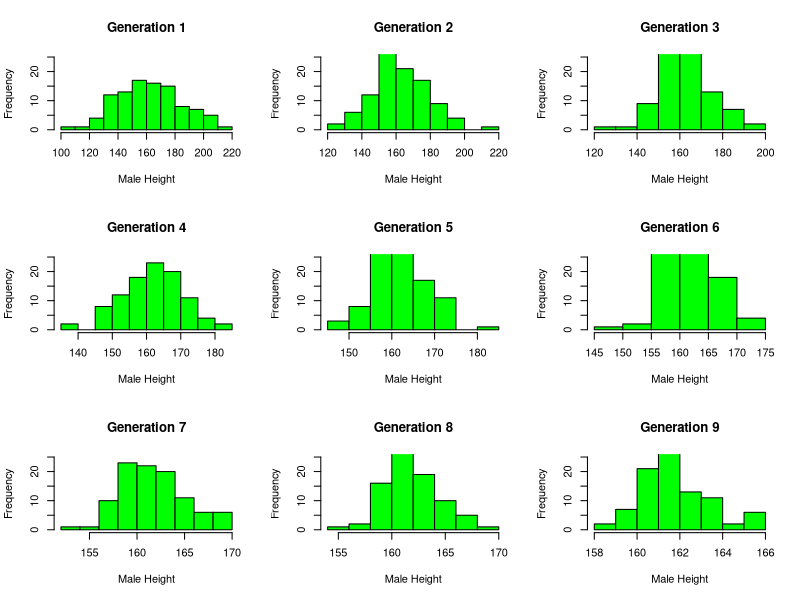
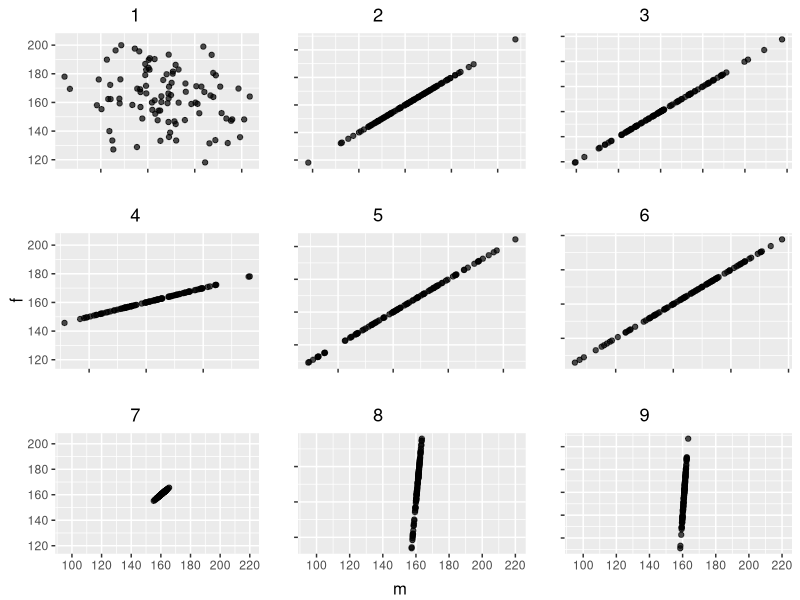

Recreate these plots in R, in order. (Note: this script raises an error after producing the figures.)
## ---- chunk 1
pop <- data.frame(m = rnorm(100, 160, 20), f = rnorm(100, 160, 20))


## ---- chunk 2
next_gen <- function(pop) {
    pop$m <- sample(pop$m)
    pop$m <- rowMeans(pop)
    pop$f <- pop$m
    pop
}
## ---- chunk 3
# Plotting the distribution of male heights for each generation
par(mfrow=c(3, 3)) 

for (i in 1:9) {
    hist(pop$m, main = paste("Generation", i), xlab = "Male Height", col = "green", ylim = c(0, 25))
    pop <- next_gen(pop)
}



## ---- chunk 4

# loading ggplot2, grid, and gridExtra
library(ggplot2)
library(grid)
library(gridExtra)

# Creating function to generate next generation
next_gen <- function(pop) {
  pop$m <- sample(pop$m)
  pop$m <- rowMeans(pop)
  pop$f <- pop$m
  pop
}

# Generating data for nine generations
populations <- list()
populations[[1]] <- data.frame(m = rnorm(100, 160, 20), f = rnorm(100, 160, 20))
for (i in 2:9) {
  populations[[i]] <- next_gen(populations[[i-1]])
}

# Creating a list to store ggplot objects
plots <- list()

# Generating scatter plots for each generation
for (i in 1:9) {
  plots[[i]] <- ggplot(populations[[i]], aes(x = m, y = f)) +
    geom_point(alpha = 0.7, na.rm = TRUE)  +
    labs(title = paste("              ", i),
         x = "",
         y = "")
    theme(
      panel.background = element_rect(fill = "grey90", color = "white", size = 1.5),
      plot.background = element_rect(fill = "grey90", color = "white", size = 1.5),
      axis.line = element_line(color = "white", size = 1.5),
      axis.text = element_text(color = "black"),
      axis.ticks = element_line(color = "white"),
      panel.grid = element_line(color = "white", size = 0.5)
      
    )
  
  # Removing x-axis values for generations 1-6
  if (i <= 6) {
    plots[[i]] <- plots[[i]] + theme(axis.text.x = element_blank())
  }
    
      
  # Removing y-axis values 
  if (i %in% c(2, 3, 5, 6, 8, 9)) {
    plots[[i]] <- plots[[i]] + theme(axis.text.y = element_blank())
  }
  
  # Add custom y-axis for generations 1, 4, and 7
  if (i %in% c(1, 4, 7)) {
    plots[[i]] <- plots[[i]] + scale_y_continuous(limits = c(118, 204), breaks = c(120, 140, 160, 180, 200))
  }
  
  # Adding custom x-axis for generations 7, 8, and 9
  if (i %in% c(7, 8, 9)) {
    plots[[i]] <- plots[[i]] + scale_x_continuous(limits = c(95, 220), breaks = c(100, 120, 140, 160, 180, 200, 220))
  }
}

# Arranging plots in a 3x3 grid
grid_arrange <- grid.arrange(grobs = plots, ncol = 3)

# Adding global labels using grid.text
grid.text("f", x = 0.02, y = 0.5, rot = 90, gp = gpar(fontsize = 12))
grid.text("m", x = 0.5, y = 0.02, gp = gpar(fontsize = 12))


# Printing the arranged grid
grid_arrange



## ---- chunk 5


# Loading the 'ggplot2' package
library(ggplot2)

# Creating function to generate data for the study
generate_data <- function(sample_size) {
  set.seed(42)
  treatment_groups <- sample(c(0, 1), size = sample_size, replace = TRUE, prob = c(0.5, 0.5))
  outcome <- rnorm(n = sample_size, mean = 60, sd = 20)
  outcome[treatment_groups == 1] <- outcome[treatment_groups == 1] + 5
  data <- data.frame(Treatment_Group = as.factor(treatment_groups), Outcome = outcome)
  return(data)
}

# Creating function to calculate the mean and percentile intervals for each group
calculate_bootstrap_intervals <- function(data, num_bootstrap_samples = 1000) {
  bootstrap_results <- boot(data, function(x, indices) tapply(x[indices, "Outcome"], x[indices, "Treatment_Group"], mean), R = num_bootstrap_samples)
  
  # Calculating mean and percentile intervals for each group
  group_means <- apply(bootstrap_results$t, 2, mean)
  lower_bound <- apply(bootstrap_results$t, 2, function(x) quantile(x, 0.025))
  upper_bound <- apply(bootstrap_results$t, 2, function(x) quantile(x, 0.975))
  
  return(data.frame(
    Treatment_Group = c(0, 1),
    Mean_Difference = group_means[2] - group_means[1],
    Lower_Bound = lower_bound[2] - upper_bound[1],
    Upper_Bound = upper_bound[2] - lower_bound[1]
  ))
}

# Creating function to perform bootstrap for different sample sizes
perform_bootstrap <- function(initial_sample_size, num_intervals = 10, sample_increase = 250) {
  intervals_list <- vector("list", length = num_intervals)
  
  for (i in 1:num_intervals) {
    data <- generate_data(initial_sample_size + (i - 1) * sample_increase)
    intervals_list[[i]] <- calculate_bootstrap_intervals(data)
  }
  
  return(do.call(rbind, intervals_list))
}

# Performing bootstrap for different sample sizes
bootstrap_intervals <- perform_bootstrap(initial_sample_size, num_intervals, sample_increase)
# Creating a data frame for plotting
plot_data <- data.frame(
  Sample_Size = rep(seq(initial_sample_size, initial_sample_size + (num_intervals - 1) * sample_increase, by = sample_increase), each = 4),
  Treatment_Group = rep(c(0, 1), each = 2, times = num_intervals),
  Mean_Difference = c(bootstrap_intervals$Mean_Difference[bootstrap_intervals$Treatment_Group == 0],
                      bootstrap_intervals$Mean_Difference[bootstrap_intervals$Treatment_Group == 1]),
  Lower_Bound = c(bootstrap_intervals$Lower_Bound[bootstrap_intervals$Treatment_Group == 0],
                  bootstrap_intervals$Lower_Bound[bootstrap_intervals$Treatment_Group == 1]),
  Upper_Bound = c(bootstrap_intervals$Upper_Bound[bootstrap_intervals$Treatment_Group == 0],
                  bootstrap_intervals$Upper_Bound[bootstrap_intervals$Treatment_Group == 1])
)

print(plot_data)


# Plotting the line chart
ggplot(plot_data, aes(x = Sample_Size, y = Mean_Difference, color = factor(Treatment_Group))) +
  geom_line() +
  geom_ribbon(aes(ymin = Lower_Bound, ymax = Upper_Bound, fill = factor(Treatment_Group)), alpha = 0.3) +
  labs(
    title = "Bootstrap Intervals for Mean Difference between Treatment Groups",
    x = "Sample Size",
    y = "Mean Difference",
    caption = "95% Bootstrap Percentile Intervals"
  ) +
  scale_color_manual(values = c("red", "blue")) +
  scale_fill_manual(values = c("red", "blue"), guide = FALSE) +
  theme_minimal()






## ---- chunk 6

#![bp interval plot](bpi.jpg)

#Here's an example of how you could create transparent shaded areas.

makeTransparent = function(..., alpha=0.5) {
  if(alpha<0 | alpha>1) stop("alpha must be between 0 and 1")
  alpha = floor(255*alpha)  
  newColor = col2rgb(col=unlist(list(...)), alpha=FALSE)
  .makeTransparent = function(col, alpha) {
    rgb(red=col[1], green=col[2], blue=col[3], alpha=alpha, maxColorValue=255)
  }
  newColor = apply(newColor, 2, .makeTransparent, alpha=alpha)
  return(newColor)
}

par(new=FALSE)
plot(NULL,
  xlim=c(-1, 1),
  ylim=c(-1, 1),
  xlab="",
  ylab=""
)

polygon(x=c(seq(-0.75, 0.25, length.out=100), seq(0.25, -0.75, length.out=100)),
        y=c(rep(-0.25, 100), rep(0.75, 100)), border=NA, col=makeTransparent('blue',alpha=0.5))
polygon(x=c(seq(-0.25, 0.75, length.out=100), seq(0.75, -0.25, length.out=100)),
        y=c(rep(-0.75, 100), rep(0.25, 100)), border=NA, col=makeTransparent('red',alpha=0.5))
